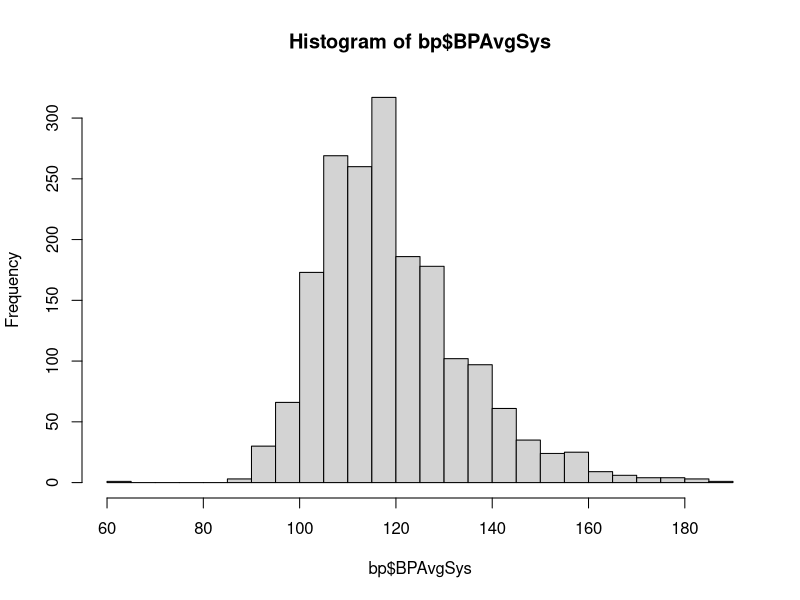
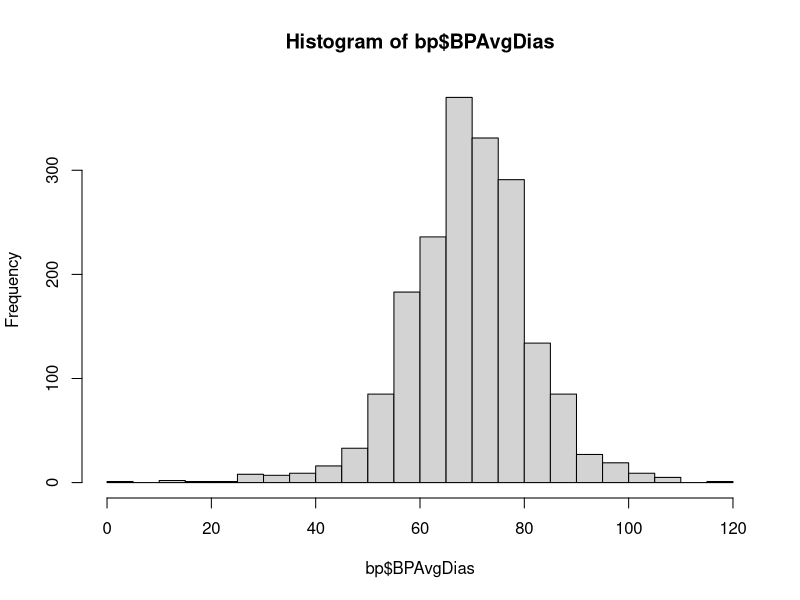
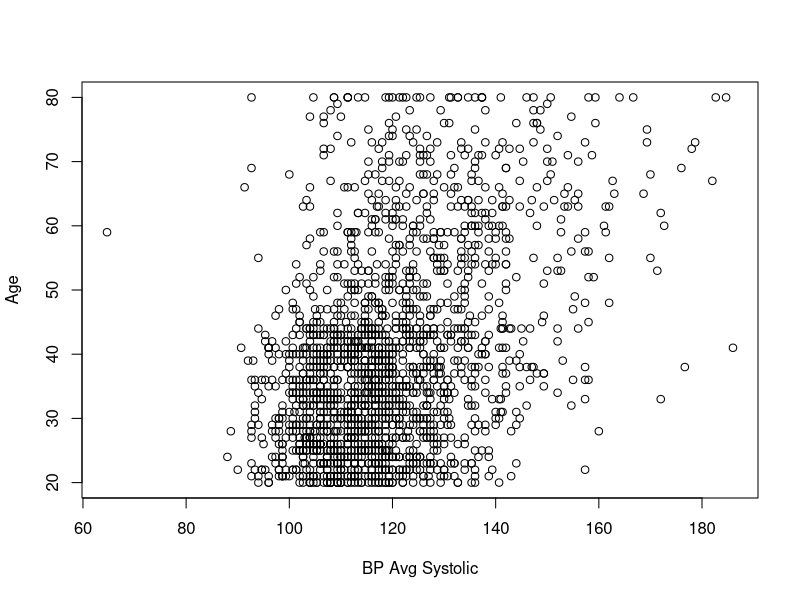
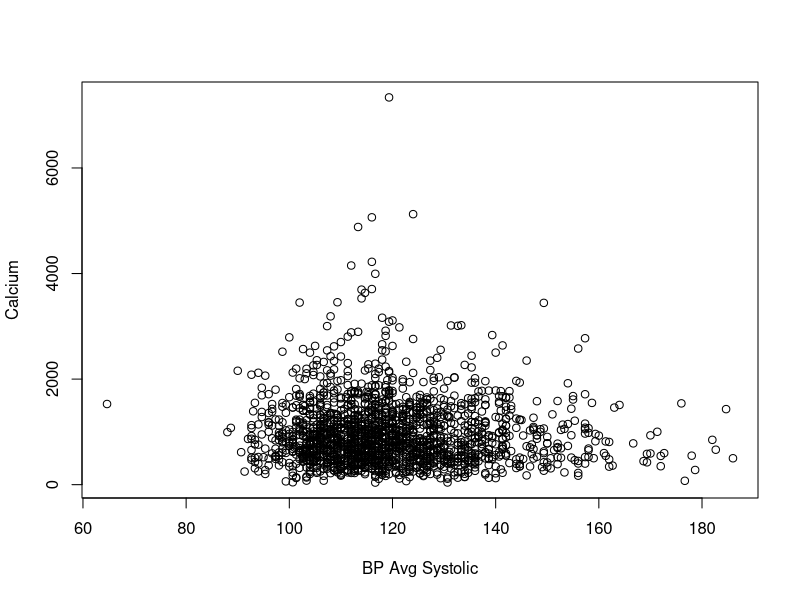
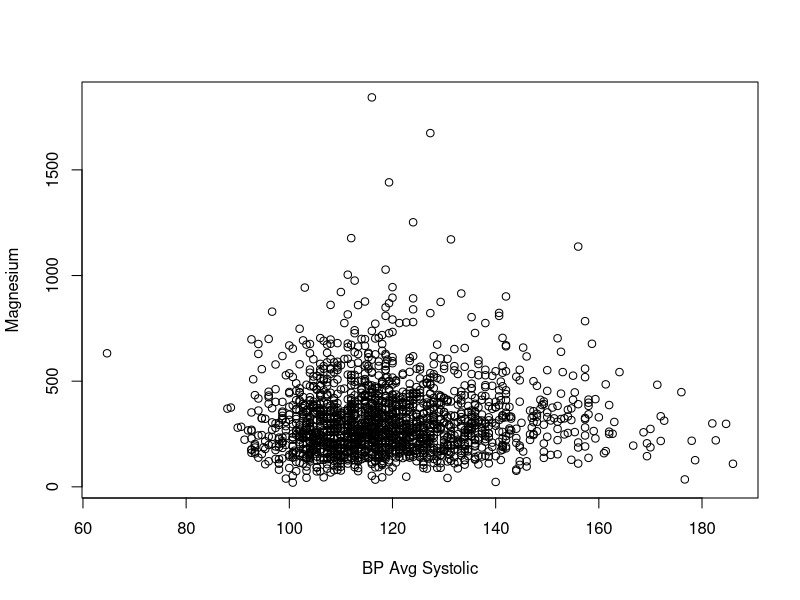
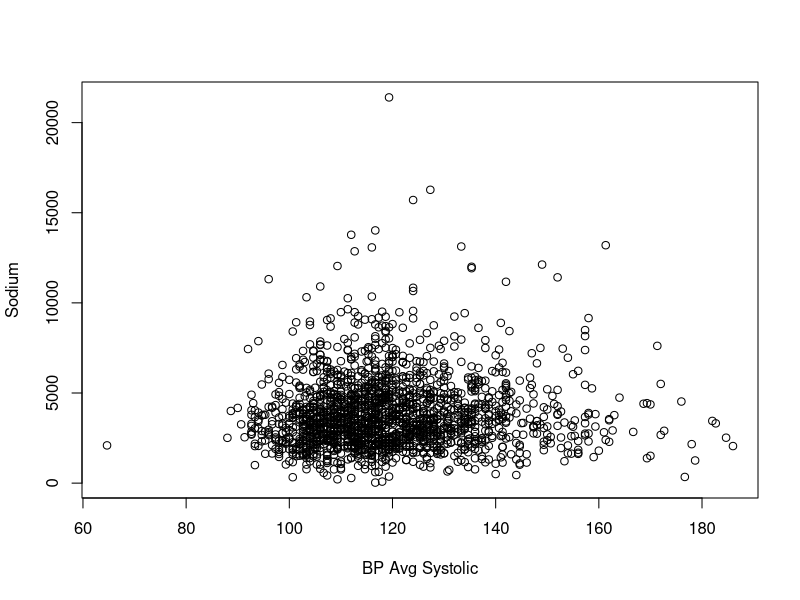
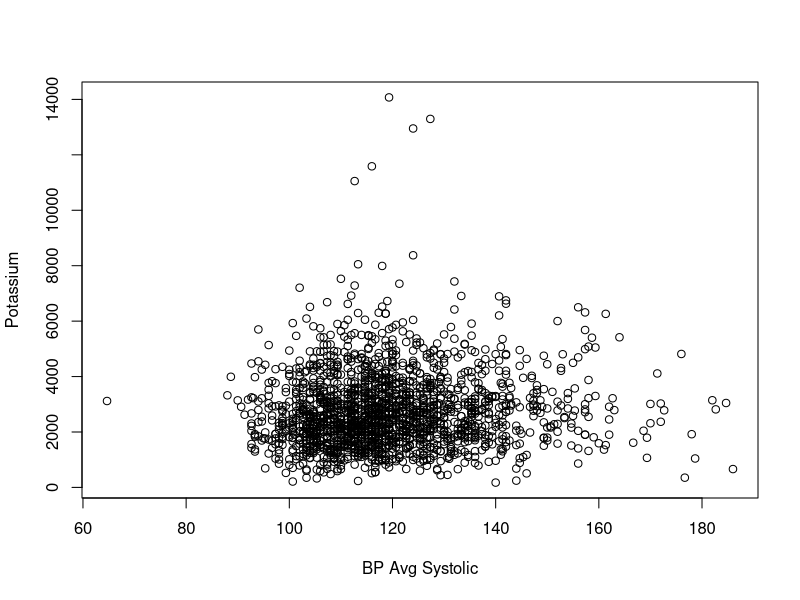
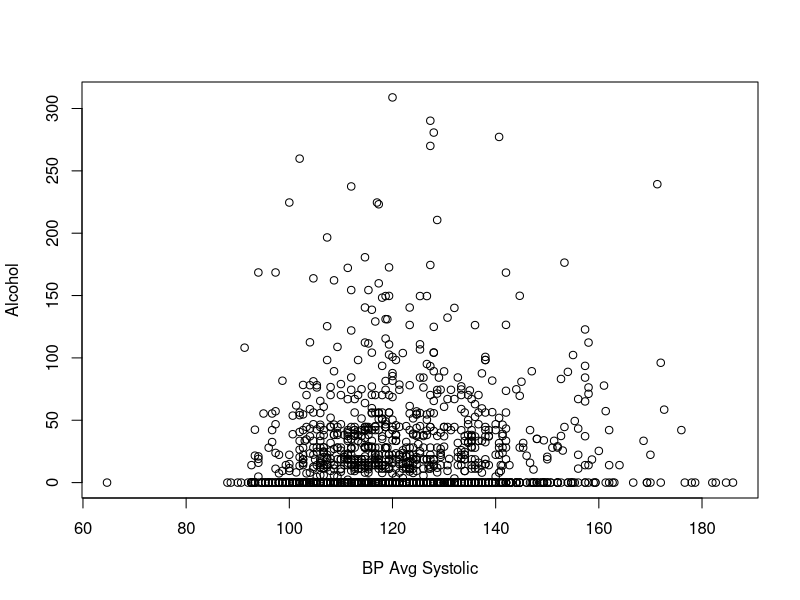

R code for these plots, in order:
## ---- chunk 1
knitr::opts_chunk$set(echo = TRUE)
## ---- chunk 2

bp = read.csv("NHANES Filtered Workbook.csv")
bp$BPAvgSys = rowMeans(bp[c("BPXSY1", "BPXSY2", "BPXSY3")], na.rm=TRUE)
bp$BPAvgDias = rowMeans(bp[c("BPXDI1", "BPXDI2", "BPXDI3")], na.rm=TRUE)
library(dplyr)
bp = select(bp,-c(SEQN, BPXSY1, BPXSY2, BPXSY3,BPXDI1,BPXDI2, BPXDI3, LBXIN, LBDINSI, LBDLDL, DIQ050, URXPREG,IND235))
## ---- chunk 3
bp = na.omit(bp)
bp$DBD895 = replace(bp$DBD895, bp$DBD895==5555, 22)
## ---- chunk 4
bp = bp %>% filter(RIDEXPRG != 3, INDHHIN2 %in% c(1:10,14,15), DRQSPREP != 9, DRQSDIET != 9, !ALQ130 %in% c(777,999), !DIQ010 %in% c(7,9), !DIQ160 %in% c(7,9), !DBD895 %in% c(7777,9999), !DPQ030 %in% c(7,9), !MCQ080 %in% c(7,9), !MCQ160B %in% c(7,9), !MCQ160C %in% c(7,9), !MCQ160F %in% c(7,9), !PAD680 %in% c(7777,9999), !SMQ020 %in% c(7,9))
## ---- chunk 5
colnames(bp)[1:34] = c("Sex","Age","Race","Pregnant", "InfantsInHousehold", "ChildrenInHousehold", "SeniorsInHousehold", "Income", "SaltUsed", "SpecialDiet", "Calcium","Magnesium","Sodium","Potassium","Alcohol", "Weight","BMI", "Waist", "LabCalcium", "LabCholesterol", "LabTriglycerides", "LabHDL", "LabGlucose", "DailyAlcoholicDrinks", "Diabetic","Prediabetic", "WeeklyMealsNotHomePrepared", "HighBP", "Overweight", "CongestiveHeartFailure", "CoronaryHeartDisease", "Stroke", "SedentaryMins", "SmokedCigarettes")

## ---- chunk 6
bp = select(bp,-c(Diabetic))
## ---- chunk 7
set.seed(6573)
select.bp <- sample(1:nrow(bp), 0.75*nrow(bp))
#bp <- bp[select.bp,] #Please enable for the cross-validation
bp_test <- bp[-select.bp,]
## ---- chunk 8
bp_d = subset(bp, select= -c(BPAvgSys))
bp_s = subset(bp, select= -c(BPAvgDias))
## ---- chunk 9
hist(bp$BPAvgSys, breaks =40)
hist(bp$BPAvgDias, breaks=40)
## ---- chunk 10
numerical = subset(bp, select = c(Age, Calcium, Magnesium, Sodium, Potassium, Alcohol, Weight, BMI, Waist, LabCalcium, LabCholesterol, LabTriglycerides, LabHDL, LabGlucose, DailyAlcoholicDrinks, WeeklyMealsNotHomePrepared, SedentaryMins))
i = 1
while (i <= length(names(numerical))) {
  plot(bp$BPAvgSys, numerical[,i], xlab = "BP Avg Systolic", ylab = names(numerical)[i])
  i = i + 1
}
## ---- chunk 11

i=1
while (i <= length(names(numerical))) {
  plot(bp$BPAvgDias, numerical[,i], xlab = "BP Avg Diastolic", ylab = names(numerical)[i])
  i = i + 1
}

## ---- chunk 12
characs = subset(bp, select = -c(Age, Calcium, Magnesium, Sodium, Potassium, Alcohol, Weight, BMI, Waist, LabCalcium, LabCholesterol, LabTriglycerides, LabHDL, LabGlucose, DailyAlcoholicDrinks, WeeklyMealsNotHomePrepared, SedentaryMins, BPAvgSys, BPAvgDias))
i = 1
while (i <= length(names(characs))) {
  boxplot(bp$BPAvgSys ~ characs[,i], xlab = "BP Avg Systolic", ylab = names(characs)[i])
  i = i + 1
}
## ---- chunk 13
i = 1
while (i <= length(names(characs))) {
  boxplot(bp$BPAvgDias ~ characs[,i], xlab = "BP Avg Diastolic", ylab = names(characs)[i])
  i = i + 1
}
## ---- chunk 14
cor(bp, method = "pearson")[,"BPAvgSys"]
## ---- chunk 15
cor(bp_d, method = "pearson")[,"BPAvgDias"]
## ---- chunk 16
full_sys = lm(BPAvgSys ~ as.factor(Sex)+Age+as.factor(Race)+as.factor(Pregnant)+as.factor(InfantsInHousehold)+as.factor(ChildrenInHousehold)+as.factor(SeniorsInHousehold)+as.factor(Income)+as.factor(SaltUsed)+as.factor(SpecialDiet)+Calcium+Magnesium+Sodium+ Potassium + Alcohol + BMI + Waist + LabCalcium + LabCholesterol + LabTriglycerides + LabHDL + LabGlucose + DailyAlcoholicDrinks + as.factor(Prediabetic) + WeeklyMealsNotHomePrepared + as.factor(HighBP) + as.factor(Overweight) + as.factor(CongestiveHeartFailure)+as.factor(CoronaryHeartDisease)+as.factor(Stroke)+SedentaryMins + as.factor(SmokedCigarettes), data=bp_s)
summary(full_sys)
## ---- chunk 17
library(car)
## ---- chunk 18
vif(full_sys)
## ---- chunk 19
# compute influential points statistics
influence.measures(full_sys)
# print out only observations that may be influential 
summary(influence.measures(full_sys))

plot(rstudent(full_sys)~hatvalues(full_sys))
abline(h =-3, col="red")  # add cutoff line
abline(h = 3, col="red")  # add cutoff line

LargeResiduals <- abs(rstudent(full_sys)) > 3
bp_s_less_out <- bp_s[!LargeResiduals, ]
nrow(bp_s)-nrow(bp_s_less_out)
## ---- chunk 20
full_sys_new = lm(BPAvgSys ~ as.factor(Sex)+Age+as.factor(Race)+as.factor(Pregnant)+as.factor(InfantsInHousehold)+as.factor(ChildrenInHousehold)+as.factor(SeniorsInHousehold)+as.factor(Income)+as.factor(SaltUsed)+as.factor(SpecialDiet)+Calcium+Magnesium+Sodium+ Potassium + Alcohol + BMI + Waist + LabCalcium + LabCholesterol + LabTriglycerides + LabHDL + LabGlucose + DailyAlcoholicDrinks + as.factor(Prediabetic) + WeeklyMealsNotHomePrepared + as.factor(HighBP) + as.factor(Overweight) + as.factor(CongestiveHeartFailure)+as.factor(CoronaryHeartDisease)+as.factor(Stroke)+SedentaryMins + as.factor(SmokedCigarettes), data=bp_s_less_out)

plot(rstudent(full_sys_new)~hatvalues(full_sys_new))
abline(h =-3, col="red")  # add cutoff line
abline(h = 3, col="red")  # add cutoff line
## ---- chunk 21
summary(full_sys_new)
## ---- chunk 22
step(full_sys_new, direction = "both", trace=FALSE)
## ---- chunk 23
step(full_sys_new, direction = "backward", trace=FALSE)
## ---- chunk 24
Base = lm(BPAvgSys ~ 1, data=bp_s)
step(Base, scope=formula(full_sys),direction = "forward", trace=FALSE)
## ---- chunk 25
sys_less_out = lm(formula = BPAvgSys ~ as.factor(Sex) + Age + as.factor(Race) + 
    as.factor(SeniorsInHousehold) + as.factor(Income) + as.factor(SaltUsed) + 
    as.factor(SpecialDiet) + Calcium + Sodium + Alcohol + BMI + 
    LabCalcium + LabCholesterol + LabTriglycerides + LabHDL + 
    LabGlucose + as.factor(CongestiveHeartFailure) + as.factor(CoronaryHeartDisease), 
    data = bp_s_less_out)
summary(sys_less_out)
## ---- chunk 26
#residuals vs fitted values plot
plot(fitted(full_sys), rstandard(full_sys))
abline(a=0,b=0,col='red')

#residuals vs independent variables
plot(bp_s$Age,  rstandard(full_sys), main="Age vs residuals plot for M2")
abline(a=0, b=0,col='red')
plot(bp_s$Income,  rstandard(full_sys), main="Income vs residuals plot for M2")
abline(a=0, b=0,col='red')
plot(bp_s$BMI,  rstandard(full_sys), main="Wealth vs residuals plot for M2")
abline(a=0, b=0,col='red')
plot(bp_s$LabTriglycerides,  rstandard(full_sys), main="Triglycerides vs residuals plot for M2")
abline(a=0, b=0,col='red')
plot(bp_s$Alcohol,  rstandard(full_sys), main="Alcohol vs residuals plot for M2")
abline(a=0, b=0,col='red')
plot(bp_s$WeeklyMealsNotHomePrepared,  rstandard(full_sys), main="WeeklyMealsNotHomePrepared vs residuals plot for M2")
abline(a=0, b=0,col='red')

#normal probability plot of residuals
qqnorm(rstandard(full_sys))
qqline(rstandard(full_sys),col=2)
## ---- chunk 27

Alcohol2 = bp_s$Alcohol^2
LabTriglycerides2 = bp_s$LabTriglycerides^2
WeeklyMealsNotHomePrepared2 = bp_s$WeeklyMealsNotHomePrepared^2

# attach it to bp_s dataset
bp_s=cbind(bp_s, Alcohol2,LabTriglycerides2, WeeklyMealsNotHomePrepared2)

full_sys_transformed = lm(BPAvgSys ~ as.factor(Sex)+Age+as.factor(Race)+as.factor(Pregnant)+as.factor(InfantsInHousehold)+as.factor(ChildrenInHousehold)+as.factor(SeniorsInHousehold)+as.factor(Income)+as.factor(SaltUsed)+as.factor(SpecialDiet)+Calcium+Magnesium+Sodium+ Potassium + Alcohol + Alcohol2 + BMI + Waist + LabCalcium + LabCholesterol + LabTriglycerides+ LabTriglycerides2 + LabHDL + LabGlucose + DailyAlcoholicDrinks + as.factor(Prediabetic) + WeeklyMealsNotHomePrepared + WeeklyMealsNotHomePrepared2 + as.factor(HighBP) + as.factor(Overweight) + as.factor(CongestiveHeartFailure)+as.factor(CoronaryHeartDisease)+as.factor(Stroke)+SedentaryMins + as.factor(SmokedCigarettes), data=bp_s)
summary(full_sys_transformed)
## ---- chunk 28
#residuals vs fitted values plot
plot(fitted(full_sys_transformed), rstandard(full_sys_transformed))
abline(a=0,b=0,col='red')

plot(bp_s$LabTriglycerides2,  rstandard(full_sys_transformed), main="Triglycerides vs residuals plot for M2")
abline(a=0, b=0,col='red')
plot(bp_s$Alcohol2,  rstandard(full_sys_transformed), main="Alcohol vs residuals plot for M2")
abline(a=0, b=0,col='red')
plot(bp_s$WeeklyMealsNotHomePrepared2,  rstandard(full_sys_transformed), main="WeeklyMealsNotHomePrepared vs residuals plot for M2")
abline(a=0, b=0,col='red')

#normal probability plot of residuals
qqnorm(rstandard(full_sys_transformed))
qqline(rstandard(full_sys_transformed),col=2)
## ---- chunk 29
step(full_sys_transformed, direction = "backward", trace=FALSE)
## ---- chunk 30
sys_trans = lm(formula = BPAvgSys ~ as.factor(Sex) + Age + as.factor(Race) + 
    as.factor(SeniorsInHousehold) + as.factor(Income) + as.factor(SaltUsed) + 
    as.factor(SpecialDiet) + Magnesium + Alcohol + Alcohol2 + 
    BMI + LabCholesterol + LabTriglycerides + LabTriglycerides2 + 
    LabHDL + as.factor(CongestiveHeartFailure) + as.factor(CoronaryHeartDisease), 
    data = bp_s)
summary(sys_trans)
## ---- chunk 31
Alcohol2 = bp_s_less_out$Alcohol^2
LabTriglycerides2 = bp_s_less_out$LabTriglycerides^2
WeeklyMealsNotHomePrepared2 = bp_s_less_out$WeeklyMealsNotHomePrepared^2

# attach it to bp_s dataset
bp_s_less_out=cbind(bp_s_less_out, Alcohol2,LabTriglycerides2, WeeklyMealsNotHomePrepared2)

full_sys_tran_less_out = lm(BPAvgSys ~ as.factor(Sex)+Age+as.factor(Race)+as.factor(Pregnant)+as.factor(InfantsInHousehold)+as.factor(ChildrenInHousehold)+as.factor(SeniorsInHousehold)+as.factor(Income)+as.factor(SaltUsed)+as.factor(SpecialDiet)+Calcium+Magnesium+Sodium+ Potassium + Alcohol + Alcohol2 + BMI + Waist + LabCalcium + LabCholesterol + LabTriglycerides+ LabTriglycerides2 + LabHDL + LabGlucose + DailyAlcoholicDrinks + as.factor(Prediabetic) + WeeklyMealsNotHomePrepared + WeeklyMealsNotHomePrepared2 + as.factor(HighBP) + as.factor(Overweight) + as.factor(CongestiveHeartFailure)+as.factor(CoronaryHeartDisease)+as.factor(Stroke)+SedentaryMins + as.factor(SmokedCigarettes), data=bp_s_less_out)
summary(full_sys_tran_less_out)
## ---- chunk 32
step(full_sys_tran_less_out, direction = "backward", trace=FALSE)
## ---- chunk 33
Base_less_out = lm(BPAvgSys ~ 1, data=bp_s_less_out)
step(Base_less_out, scope=formula(full_sys_tran_less_out),direction = "forward", trace=FALSE)
## ---- chunk 34
sys_trans_out_comb = lm(formula = BPAvgSys ~ as.factor(Sex) + Age + as.factor(Race) + 
    as.factor(SeniorsInHousehold) + as.factor(Income) + as.factor(SaltUsed) + 
    Calcium + Sodium + Alcohol + Alcohol2 + BMI + LabCalcium + 
    LabTriglycerides + LabTriglycerides2 + LabHDL + LabGlucose + 
    as.factor(CongestiveHeartFailure) + as.factor(CoronaryHeartDisease), 
    data = bp_s_less_out)
summary(sys_trans_out_comb)
## ---- chunk 35
d_Race_4=(bp_s_less_out$Race == 4)*1
d_Race_5=(bp_s_less_out$Race == 5)*1
d_SeniorsinHousehold_1=(bp_s_less_out$SeniorsInHousehold == 1)*1
d_SeniorsinHousehold_2=(bp_s_less_out$SeniorsInHousehold == 2)*1
d_Sex_2=(bp_s_less_out$Sex == 2)*1
d_SaltUsed_2=(bp_s_less_out$SaltUsed == 2)*1
d_SaltUsed_3=(bp_s_less_out$SaltUsed == 3)*1
d_SaltUsed_4=(bp_s_less_out$SaltUsed == 4)*1
d_CongHeartFail_2=(bp_s_less_out$CongestiveHeartFailure == 2)*1
d_CorHeartDisease_2=(bp_s_less_out$CoronaryHeartDisease == 2)*1
## ---- chunk 36
sys_trans_out_comb2 = lm(formula = BPAvgSys ~ as.factor(Sex) + Age + d_Race_4 + d_Race_5 + 
    d_SeniorsinHousehold_1 + d_SeniorsinHousehold_2 + as.factor(SaltUsed) + 
    Alcohol + Alcohol2 + BMI +
    LabTriglycerides + LabTriglycerides2 + LabHDL + 
    as.factor(CongestiveHeartFailure) + as.factor(CoronaryHeartDisease), 
    data = bp_s_less_out)
summary(sys_trans_out_comb2)
## ---- chunk 37
#residuals vs fitted values plot
plot(fitted(sys_trans_out_comb2), rstandard(sys_trans_out_comb2))
abline(a=0,b=0,col='red')

plot(bp_s_less_out$LabTriglycerides2,  rstandard(sys_trans_out_comb2), main="Triglycerides vs residuals plot for M2")
abline(a=0, b=0,col='red')
plot(bp_s_less_out$BMI,  rstandard(sys_trans_out_comb2), main="BMI vs residuals plot for M2")
abline(a=0, b=0,col='red')
plot(bp_s_less_out$Alcohol2,  rstandard(sys_trans_out_comb2), main="Alcohol vs residuals plot for M2")
abline(a=0, b=0,col='red')

#normal probability plot of residuals
qqnorm(rstandard(sys_trans_out_comb2))
qqline(rstandard(sys_trans_out_comb2),col=2)
## ---- chunk 38
sys_trans_out_int_full = lm(formula = BPAvgSys ~ as.factor(Sex)*( Age + as.factor(Race) + 
    as.factor(SeniorsInHousehold) + as.factor(Income) + as.factor(SaltUsed) + 
    Calcium + Sodium + Alcohol + Alcohol2 + BMI + LabCalcium + 
    LabTriglycerides + LabTriglycerides2 + LabHDL + LabGlucose + 
    as.factor(CongestiveHeartFailure) + as.factor(CoronaryHeartDisease)), 
    data = bp_s_less_out)
step(sys_trans_out_int_full, direction="backward", trace=FALSE)
## ---- chunk 39
sys_trans_out_int1 = lm(formula = BPAvgSys ~ Age + d_Race_4 + d_Race_5 + 
    d_SeniorsinHousehold_1 + d_SeniorsinHousehold_2 + as.factor(SaltUsed) + 
    Alcohol + Alcohol2 + BMI + 
    LabTriglycerides + LabTriglycerides2 + LabHDL + 
    as.factor(CongestiveHeartFailure) + as.factor(CoronaryHeartDisease) + 
    as.factor(Sex):LabHDL, data = bp_s_less_out)
summary(sys_trans_out_int1)
## ---- chunk 40
Alcohol2 = bp_test$Alcohol^2
LabTriglycerides2 = bp_test$LabTriglycerides^2
WeeklyMealsNotHomePrepared2 = bp_test$WeeklyMealsNotHomePrepared^2

d_Race_4=(bp_test$Race == 4)*1
d_Race_5=(bp_test$Race == 5)*1
d_SeniorsinHousehold_1=(bp_test$SeniorsInHousehold == 1)*1
d_SeniorsinHousehold_2=(bp_test$SeniorsInHousehold == 2)*1

bp_test=cbind(bp_test, Alcohol2,LabTriglycerides2,WeeklyMealsNotHomePrepared2,d_Race_4,d_Race_5,d_SeniorsinHousehold_1,d_SeniorsinHousehold_2)
y_pred <- predict.glm(full_sys_tran_less_out, bp_test)
y_pred2 <- predict.glm(sys_less_out, bp_test)
y_obs<-bp_test[,"BPAvgSys"]
## ---- chunk 41
# Compute RMSE of prediction errors 
rmse_m1 <- sqrt((y_obs - y_pred)%*%(y_obs - y_pred)/nrow(bp_test)) 
rmse_m1
# Compute mean absolute error 
mae_m1<-mean(abs(y_obs - y_pred)) 
mae_m1
# Compute mean percentage absolute error 
mape_m1<-mean(abs((y_obs - y_pred)/y_obs))*100 
mape_m1
## ---- chunk 42
# Compute RMSE of prediction errors 
rmse_m2 <- sqrt((y_obs - y_pred2)%*%(y_obs - y_pred2)/nrow(bp_test)) 
rmse_m2
# Compute mean absolute error 
mae_m2<-mean(abs(y_obs - y_pred2)) 
mae_m2
# Compute mean percentage absolute error 
mape_m2<-mean(abs((y_obs - y_pred2)/y_obs))*100 
mape_m2
## ---- chunk 43
# compute cross-validated R^2_pred 
r2_pred = cor(cbind(y_obs,y_pred))**2 
r2_train = summary(full_sys_tran_less_out)$r.squared 
diffr2_m1=abs(r2_train-r2_pred) 
#print difference of cross-validate R2 and R2 
diffr2_m1[1,2]

## ---- chunk 44
# compute cross-validated R^2_pred 
r2_pred2 = cor(cbind(y_obs,y_pred2))**2 
r2_train2 = summary(sys_less_out)$r.squared 
diffr2_m2=abs(r2_train2-r2_pred2) 
#print difference of cross-validate R2 and R2 
diffr2_m2[1,2]

